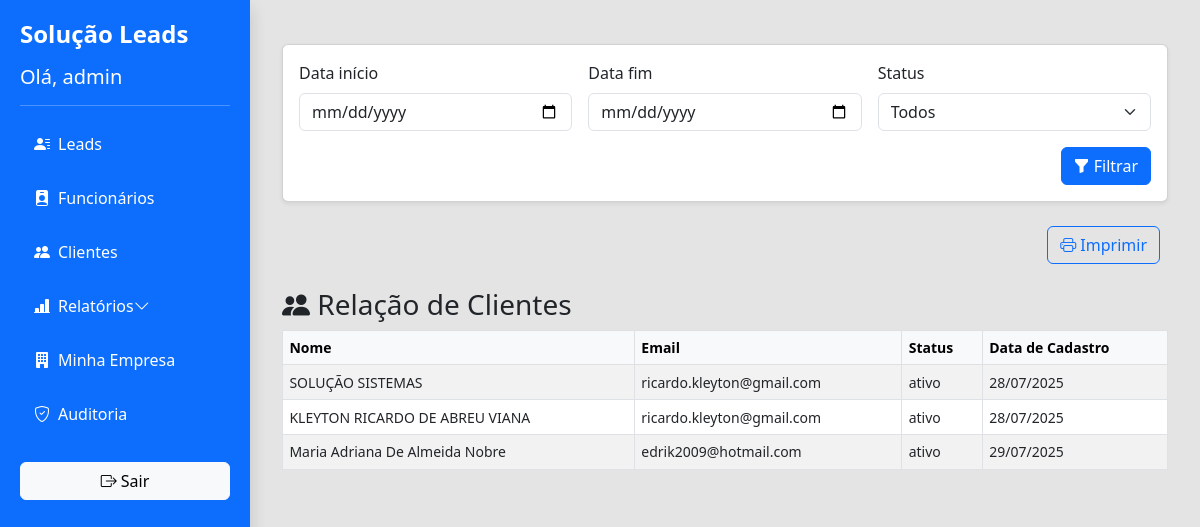
The app's page /relatorio_clientes (signed in), older data.
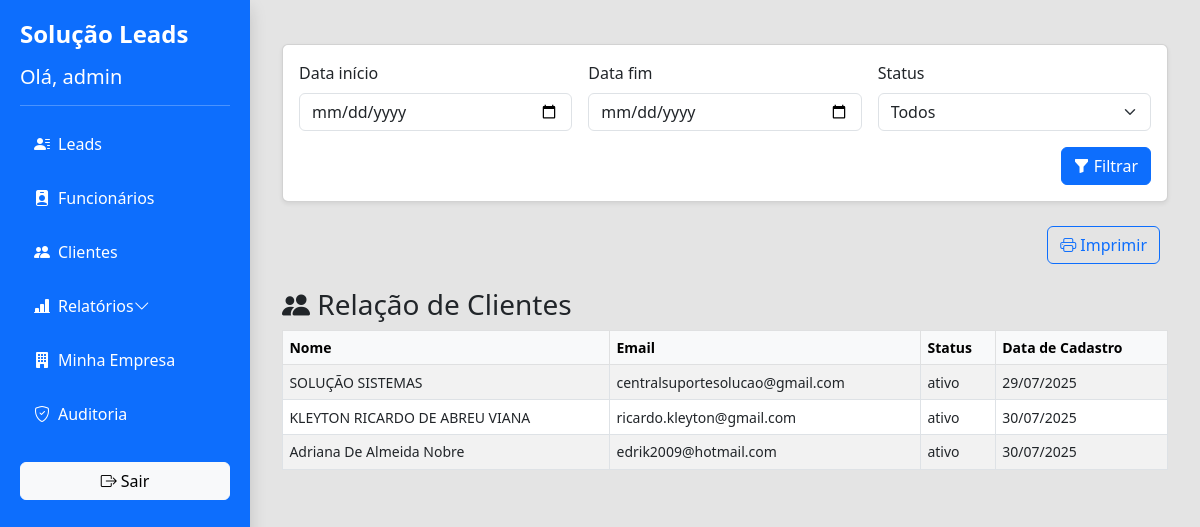
The same page, newer data.
### models.py (models this page shows)
class Cliente(db.Model):
    id = db.Column(db.Integer, primary_key=True)  # Novo campo para identificação interna
    codigo = db.Column(db.Integer, unique=True, nullable=False)  # Código visível, controlado manualmente
    status = db.Column(db.String(10), nullable=False, default="ativo")  # valores: 'ativo', 'inativo'
    nome = db.Column(db.String(120), nullable=False)
    email = db.Column(db.String(120))
    telefone = db.Column(db.String(50))
    empresa = db.Column(db.String(100), nullable=True)
    data_cadastro = db.Column(db.DateTime, server_default=db.func.now())
    data_criacao = db.Column(db.DateTime, default=datetime.utcnow)
    endereco_rua = db.Column(db.String(100))
    endereco_numero = db.Column(db.String(10))
    endereco_complemento = db.Column(db.String(50))
    bairro = db.Column(db.String(50))
    cidade = db.Column(db.String(50))
    estado = db.Column(db.String(2))      # Ex: 'SP', 'RJ'
    rmcep = db.Column(db.String(9))         # Formato: 00000-000
    cpf_cnpj = db.Column(db.String(18), unique=True, nullable=False)

### app.py (the view)
@app.route("/relatorio_clientes")
@login_required
def relatorio_clientes():
    inicio = request.args.get("inicio")
    fim = request.args.get("fim")
    status = request.args.get("status")
    filtros = []
    if status:
        filtros.append(Cliente.status == status)
    if inicio:
        try:
            dt_inicio = datetime.strptime(inicio, "%Y-%m-%d")
            filtros.append(Cliente.data_cadastro >= dt_inicio)
        except ValueError:
            pass
    if fim:
        try:
            dt_fim = datetime.strptime(fim, "%Y-%m-%d")
            filtros.append(Cliente.data_cadastro <= dt_fim)
        except ValueError:
            pass
    clientes = Cliente.query.filter(and_(*filtros)).all()
    return render_template("relatorio_clientes.html", clientes=clientes)

### app.py (called while the page is built)
@login_manager.user_loader
def load_user(user_id):
    return db.session.get(Usuario, int(user_id))

@app.context_processor
def inject_empresa():
    if current_user.is_authenticated:
        return {'empresa': current_user.empresa}
    return {'empresa': None}

### templates/relatorio_clientes.html (shortened to what this page needs)
{% extends "base.html" %}
{% block conteudo %}
<div class="container mt-4">
  <form method="GET" action="{{ url_for('relatorio_clientes') }}" class="card card-body shadow-sm mb-4 filtros">
    <div class="row g-3">
      <div class="col-md-4">
        <label class="form-label">Data início</label>
        <input type="date" name="inicio" class="form-control" value="{{ request.args.get('inicio', '') }}">
      </div>
      <div class="col-md-4">
        <label class="form-label">Data fim</label>
        <input type="date" name="fim" class="form-control" value="{{ request.args.get('fim', '') }}">
      </div>
      <div class="col-md-4">
        <label class="form-label">Status</label>
        <select name="status" class="form-select">
          <option value="">Todos</option>
        </select>
      </div>
    </div>
    <div class="text-end mt-3">
      <button type="submit" class="btn btn-primary">
        <i class="bi bi-funnel-fill"></i> Filtrar
      </button>
    </div>
  </form>
  <div class="d-flex justify-content-end mb-3 print-export">
    <button onclick="window.print()" class="btn btn-outline-primary me-2">
      <i class="bi bi-printer"></i> Imprimir
    </button>
  </div>
</div>
<div class="container-fluid mt-4 print-area">
  {% if clientes %}
  <h3><i class="bi bi-people-fill"></i> Relação de Clientes</h3>
  <table class="table table-bordered table-striped table-hover">
    <thead class="table-light">
      <tr>
        <th>Nome</th>
        <th>Email</th>
        <th>Status</th>
        <th>Data de Cadastro</th>
      </tr>
    </thead>
    <tbody>
      {% for cliente in clientes %}
      <tr>
        <td>{{ cliente.nome }}</td>
        <td>{{ cliente.email }}</td>
        <td>{{ cliente.status }}</td>
        <td>{{ cliente.data_cadastro.strftime('%d/%m/%Y') }}</td>
      </tr>
      {% endfor %}
    </tbody>
  </table>
  {% else %}
  <div class="alert alert-warning mt-4">
    Nenhum cliente encontrado com os filtros selecionados.
  </div>
  {% endif %}
</div>
{% endblock %}

Row changes from the older to the newer data that the page shows:
changed Cliente "SOLUÇÃO SISTEMAS": email "ricardo.kleyton@gmail.com" → "centralsuportesolucao@gmail.com"; data_cadastro "28/07/2025" → "29/07/2025"
changed Cliente "KLEYTON RICARDO DE ABREU VIANA": data_cadastro "28/07/2025" → "30/07/2025"
changed Cliente "edrik2009@hotmail.com": nome "Maria Adriana De Almeida Nobre" → "Adriana De Almeida Nobre"; data_cadastro "29/07/2025" → "30/07/2025"
